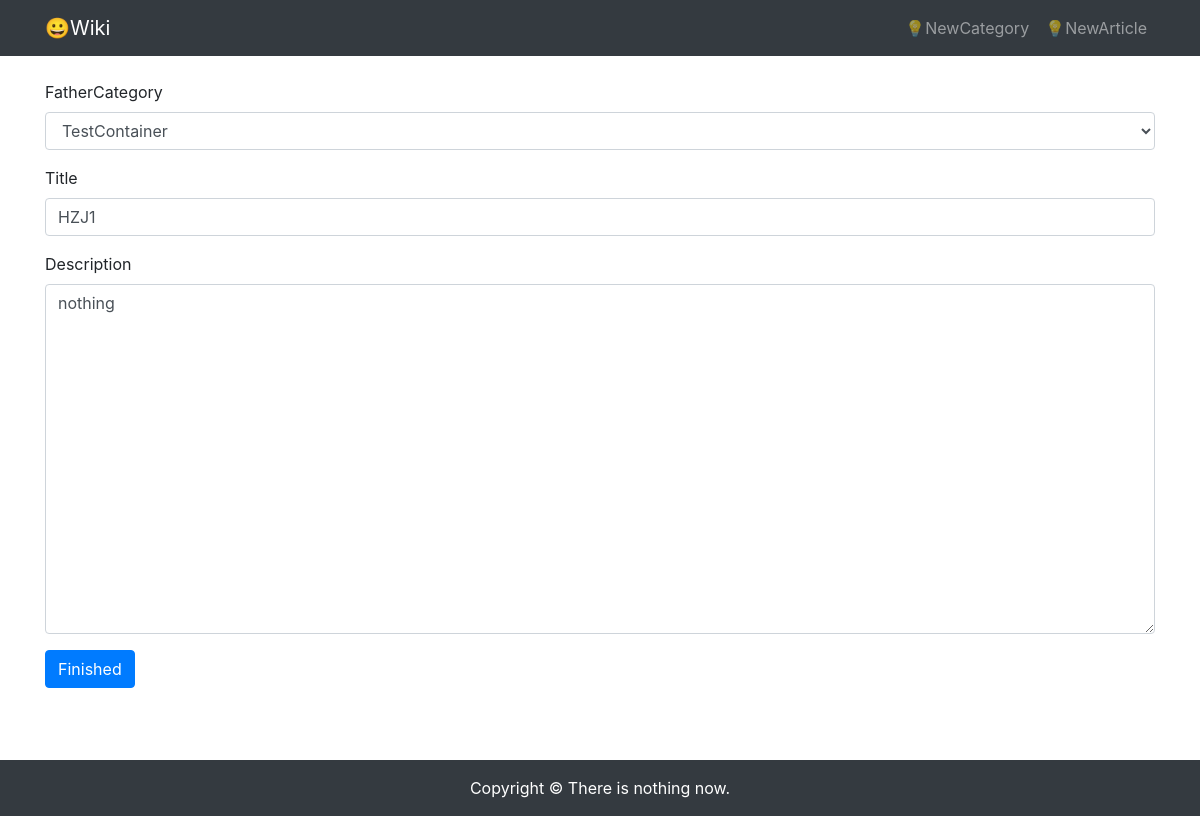
Page /data/category-update/38/ on the committed database.
### article/models.py (models this page shows)
class ArticleCategory(models.Model):
    title = models.CharField(max_length=100, blank=True)
    description = models.TextField(blank=True)
    father = models.ForeignKey(
        'self',
        null=True,
        blank=True,
        on_delete=models.CASCADE,
    )
    def __str__(self):
        return self.title

### article/views.py (the view)
# urls.py: path('category-update/<int:id>/', views.update_category, name='update_category'),
def update_category(request, id):
    category = ArticleCategory.objects.get(id=id)
    if request.method == "POST":
        category_post_form = NewArticleCategoryForm(data=request.POST)
        if category_post_form.is_valid():
            category.title = request.POST['title']
            category.description = request.POST['description']
            if request.POST['father'] != 'none':
                category.father = ArticleCategory.objects.get(id=request.POST['father'])
            else:
                category.father = None
            category.save()
            return redirect("article:category_detail", id=id)
        else:
            return HttpResponse("Invalid Table Content, Please rewrite!")
    else:
        category_post_form = NewArticleCategoryForm()
        category = ArticleCategory.objects.get(id=id)
        categories = ArticleCategory.objects.all()
        context = {
            'category': category,
            'categories': categories,
        }
        return render(request, 'category/update.html', context)

### templates/category/update.html (shortened to what this page needs)
{% extends "base.html" %}
{% load static %}
{% block content %}
<div class="container">
    <div class="row">
        <div class="col-12">
            <br>
            <form method="post" action=".">
                <div class="form-group">
                    <label for="father">FatherCategory</label>
                    <select class="form-control" id="father" name="father">
                        {% for father_category in categories %}
                            {% if father_category.id != category.id %}
                                <option value="{{ sub_category.id }}"{% if category.father.id == father_category.id %} selected {% endif %}>
                                    {{ father_category }}
                                </option>
                            {% endif %}
                        {% endfor %}
                    </select>
                </div>
                <div class="form-group">
                    <label for="title">Title</label>
                    <input type="text" class="form-control" id="title" name="title" value="{{ category.title }}">
                </div>
                <div class="form-group">
                    <label for="description">Description</label>
                    <textarea type="text" class="form-control" id="description" name="description" rows="14">{{ category.description }}</textarea>
                </div>
                <button type="submit" class="btn btn-primary">Finished</button>
            </form>
        </div>
    </div>
</div>
{% endblock content %}

### rows in the picture
ArticleCategory: father "TestContainer", title "HZJ1", description "nothing"
